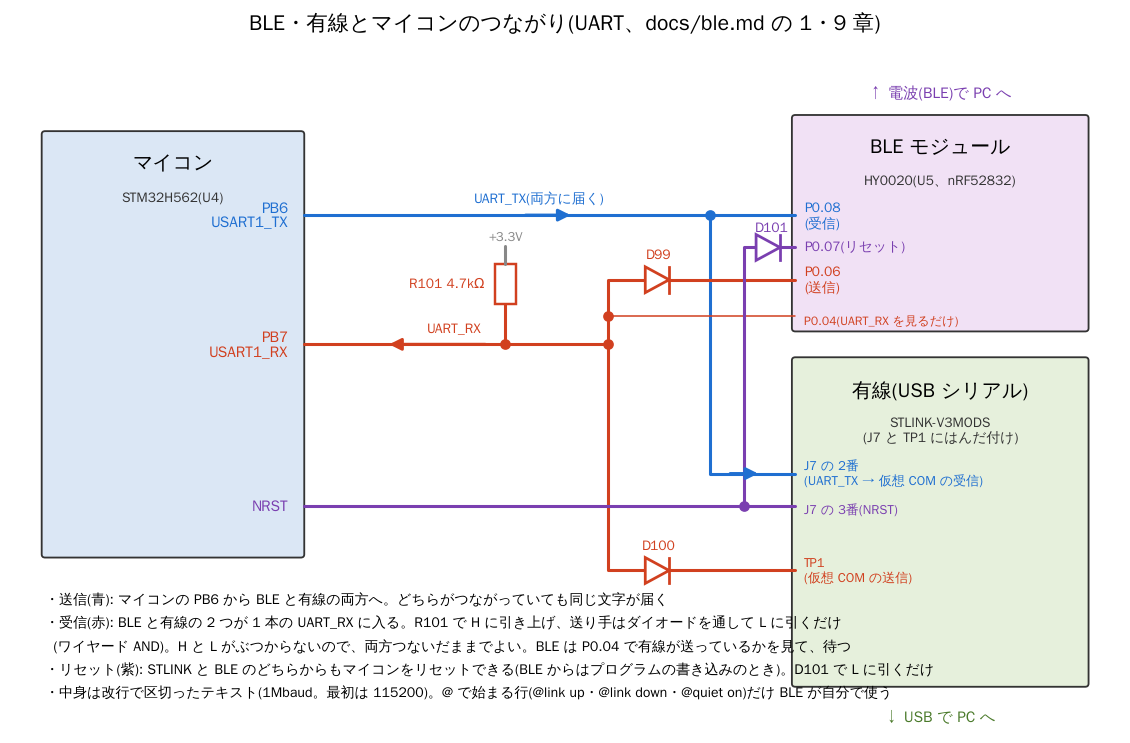

This figure's Python source:
"""BLE モジュール(HY0020)・有線(STLINK-V3MODS)とマイコン(STM32H562)のつながりの図(2026-11-27、ユーザー「図示して」)
使い方(リポジトリの一番上で): /usr/bin/python3.12 docs/img/ble_uart.py → docs/img/ble_uart.png
中身は docs/ble.md の 1 章・9 章と、回路図(hardware/kicad/KOGUMA-Mk4/ui.kicad_sch)の U5・D99〜D101・R101・J7・TP1"""
import os
import matplotlib
matplotlib.use('Agg')
import matplotlib.pyplot as plt
from matplotlib.patches import FancyBboxPatch, Polygon

plt.rcParams['font.family'] = 'WenQuanYi Zen Hei'
plt.rcParams['axes.unicode_minus'] = False
HERE = os.path.dirname(os.path.abspath(__file__))

C_TX = '#1f6fd1'     # マイコンから出る線
C_RX = '#d1401f'     # マイコンに入る線
C_RST = '#7a3fb0'    # リセット
C_PWR = '#888888'

fig, ax = plt.subplots(figsize=(13, 8.2))
ax.set_xlim(0, 130); ax.set_ylim(-4, 82); ax.axis('off')


def block(x, y, w, h, title, sub, color):
    """部品の箱"""
    ax.add_patch(FancyBboxPatch((x, y), w, h, boxstyle='round,pad=0.4', fc=color, ec='#333333', lw=1.2))
    ax.text(x + w / 2, y + h - 2.5, title, ha='center', va='top', fontsize=13, fontweight='bold')
    ax.text(x + w / 2, y + h - 7.0, sub, ha='center', va='top', fontsize=9, color='#333333')


def line(pts, color, lw=2.0):
    """折れ線"""
    xs = [p[0] for p in pts]; ys = [p[1] for p in pts]
    ax.plot(xs, ys, color=color, lw=lw, solid_capstyle='round')


def arrow(x0, y0, x1, y1, color):
    """向きの矢印(線の途中に置く)"""
    ax.annotate('', xy=(x1, y1), xytext=(x0, y0), arrowprops=dict(arrowstyle='-|>', color=color, lw=2.0, mutation_scale=16))


def diode(x, y, color, name):
    """ダイオード(横向き。左がアノード、右がカソード = 右の送り手が L のときだけ電流が右へ流れ、線を L に引く)"""
    ax.add_patch(Polygon([(x - 1.6, y + 1.6), (x - 1.6, y - 1.6), (x + 1.2, y)], closed=True, fc='white', ec=color, lw=1.8, zorder=5))
    ax.plot([x + 1.2, x + 1.2], [y - 1.6, y + 1.6], color=color, lw=1.8, zorder=5)
    ax.text(x, y + 2.4, name, ha='center', va='bottom', fontsize=9, color=color)


def dot(x, y, color):
    ax.plot([x], [y], 'o', color=color, ms=6, zorder=6)


# ---- 箱 ----
block(4, 18, 30, 52, 'マイコン', 'STM32H562(U4)', '#dbe7f5')
block(92, 46, 34, 26, 'BLE モジュール', 'HY0020(U5、nRF52832)', '#f1e1f5')
block(92, 2, 34, 40, '有線(USB シリアル)', 'STLINK-V3MODS\n(J7 と TP1 にはんだ付け)', '#e6f0dc')
ax.text(109, 74.5, '↑ 電波(BLE)で PC へ', ha='center', fontsize=10, color='#7a3fb0')
ax.text(109, -2.5, '↓ USB で PC へ', ha='center', fontsize=10, color='#4a7a2a')

# マイコンのピン
pins = [(60, 'PB6\nUSART1_TX', C_TX), (44, 'PB7\nUSART1_RX', C_RX), (24, 'NRST', C_RST)]
for y, t, c in pins:
    ax.text(32.5, y, t, ha='right', va='center', fontsize=10, color=c, fontweight='bold')

# ---- マイコン → BLE・有線(送信)----
line([(34.4, 60), (92, 60)], C_TX)
arrow(60, 60, 66, 60, C_TX)
ax.text(93, 60, 'P0.08\n(受信)', ha='left', va='center', fontsize=9, color=C_TX)
dot(82, 60, C_TX)
line([(82, 60), (82, 28), (92, 28)], C_TX)
arrow(84, 28, 88, 28, C_TX)
ax.text(93, 28, 'J7 の 2番\n(UART_TX → 仮想 COM の受信)', ha='left', va='center', fontsize=8.5, color=C_TX)
ax.text(62, 61.2, 'UART_TX(両方に届く)', ha='center', va='bottom', fontsize=9, color=C_TX)

# ---- BLE・有線 → マイコン(受信。ワイヤード AND)----
line([(34.4, 44), (70, 44)], C_RX)
arrow(56, 44, 44, 44, C_RX)
ax.text(52, 45.2, 'UART_RX', ha='center', va='bottom', fontsize=9, color=C_RX)
dot(70, 44, C_RX)
# 引き上げ R101
line([(58, 44), (58, 49)], C_RX)
dot(58, 44, C_RX)
ax.add_patch(plt.Rectangle((56.8, 49), 2.4, 5, fc='white', ec=C_RX, lw=1.6))
ax.text(55.5, 51.5, 'R101 4.7kΩ', ha='right', va='center', fontsize=9, color=C_RX)
line([(58, 54), (58, 56.2)], C_PWR); ax.text(58, 56.6, '+3.3V', ha='center', va='bottom', fontsize=8.5, color=C_PWR)
# BLE の送信 → D99
line([(70, 44), (70, 52), (92, 52)], C_RX)
diode(76, 52, C_RX, 'D99')
ax.text(93, 52, 'P0.06\n(送信)', ha='left', va='center', fontsize=9, color=C_RX)
# 有線の送信 → TP1 → D100
line([(70, 44), (70, 16), (92, 16)], C_RX)
diode(76, 16, C_RX, 'D100')
ax.text(93, 16, 'TP1\n(仮想 COM の送信)', ha='left', va='center', fontsize=8.5, color=C_RX)
# BLE が UART_RX を見る(P0.04)
line([(70, 47.5), (88, 47.5), (92, 47.5)], C_RX, lw=1.0)
dot(70, 47.5, C_RX)
ax.text(93, 47.0, 'P0.04(UART_RX を見るだけ)', ha='left', va='center', fontsize=8, color=C_RX)

# ---- リセット ----
line([(34.4, 24), (86, 24)], C_RST)
dot(86, 24, C_RST)
line([(86, 24), (86, 56), (92, 56)], C_RST)
diode(89, 56, C_RST, '')
ax.text(89.2, 57.8, 'D101', ha='center', va='bottom', fontsize=9, color=C_RST)
ax.text(93, 56, 'P0.07(リセット)', ha='left', va='center', fontsize=9, color=C_RST)
line([(86, 24), (92, 24)], C_RST)
ax.text(93, 23.5, 'J7 の 3番(NRST)', ha='left', va='center', fontsize=8.5, color=C_RST)

# ---- 説明 ----
notes = [
    '・送信(青): マイコンの PB6 から BLE と有線の両方へ。どちらがつながっていても同じ文字が届く',
    '・受信(赤): BLE と有線の 2 つが 1 本の UART_RX に入る。R101 で H に引き上げ、送り手はダイオードを通して L に引くだけ',
    '  (ワイヤード AND)。H と L がぶつからないので、両方つないだままでよい。BLE は P0.04 で有線が送っているかを見て、待つ',
    '・リセット(紫): STLINK と BLE のどちらからもマイコンをリセットできる(BLE からはプログラムの書き込みのとき)。D101 で L に引くだけ',
    '・中身は改行で区切ったテキスト(1Mbaud。最初は 115200)。@ で始まる行(@link up・@link down・@quiet on)だけ BLE が自分で使う',
]
for i, t in enumerate(notes):
    ax.text(4, 12.5 - i * 2.9, t, ha='left', va='center', fontsize=9.2)
ax.set_title('BLE・有線とマイコンのつながり(UART、docs/ble.md の 1・9 章)', fontsize=14)
plt.savefig(os.path.join(HERE, 'ble_uart.png'), dpi=110, bbox_inches='tight')
print('ok')
